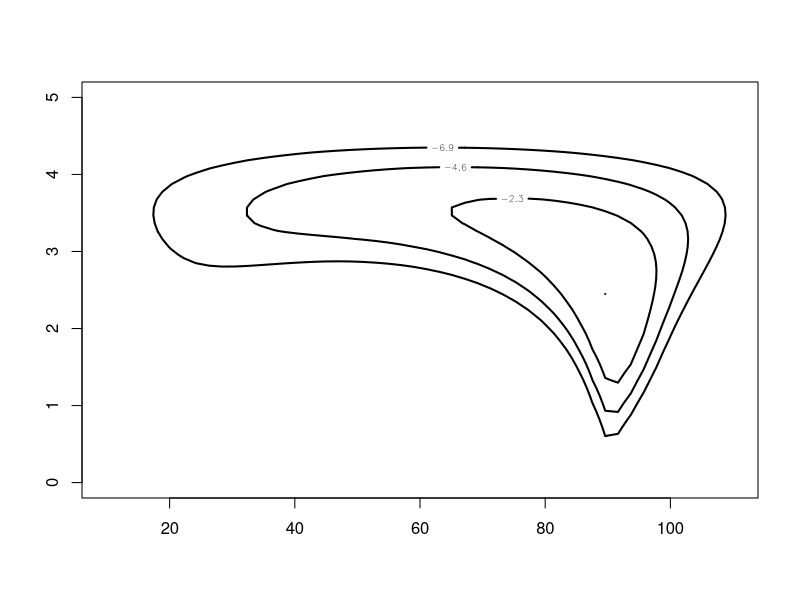

Recreate this plot in R. (Note: this script raises an error after producing the figure.)
library(LearnBayes)
data <- c(36, 13, 23, 6, 20, 12, 23, 93, 
          98, 91, 89, 100, 90, 95, 90, 87)
mycontour(cauchyerrorpost, c(10, 110, 0, 5), data)

ll1 <- laplace(cauchyerrorpost, c(90, 1), data)
ll1

ll2 <- laplace(cauchyerrorpost, c(40, 3), data)
ll2

proposal <- list(var = ll1$var, scale = 3)
rr <- rwmetrop(cauchyerrorpost, proposal, 
               c(40,3), 10000, data)
rr[[2]]

library(coda)
dimnames(rr$par)[[2]] <- c('mu', 'log sigma')
xyplot(mcmc(rr$par[-(1:1000), ]))

par(mfrow = c(2, 1))
autocorr.plot(mcmc(rr$par[-(1:1000), ]), 
              auto.layout = F)

apply(rr$par[-(1:1000), ], 2, mean)
apply(rr$par[-(1:1000), ], 2, sd)

batchSE(mcmc(rr$par[-(1:1000), ]), 
              batchSize = 100)
